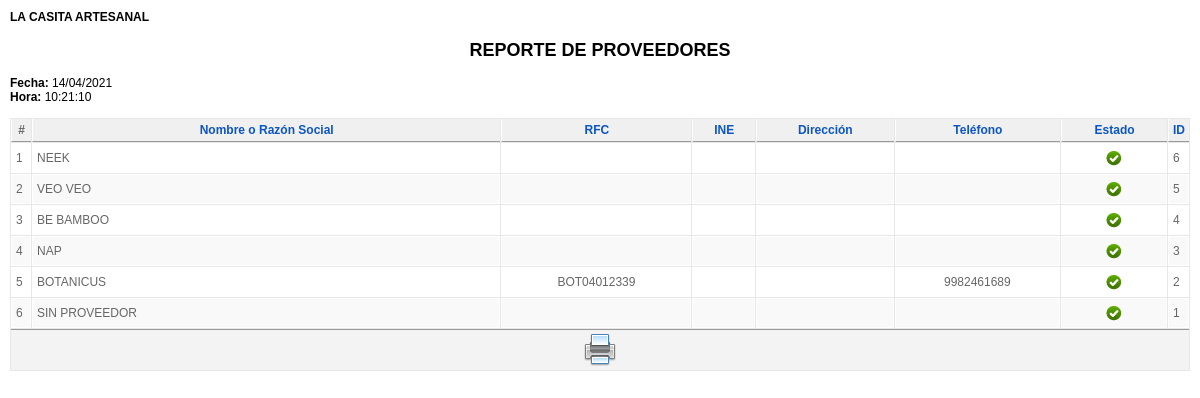
The page /proveedor/imprimir_proveedor.php (signed in) on the database its author committed.
### tables this page shows
CREATE TABLE `proveedor` (
  `IdProveedor` int(11) NOT NULL,
  `Nombre` varchar(100) NOT NULL,
  `Ruc` varchar(11) DEFAULT NULL,
  `Dni` varchar(8) DEFAULT NULL,
  `Direccion` varchar(100) DEFAULT NULL,
  `Telefono` varchar(10) DEFAULT NULL,
  `Celular` varchar(15) DEFAULT NULL,
  `Email` varchar(80) DEFAULT NULL,
  `Cuenta1` varchar(50) DEFAULT NULL,
  `Cuenta2` varchar(50) DEFAULT NULL,
  `Estado` varchar(30) NOT NULL,
  `Obsv` text
);

### clases/clsProveedor.php (called while the page is built, shortened)
<?php
include_once("clsConexion.php");
class clsProveedor{
 function consultarProveedorPorParametro($criterio,$busqueda,$limite){
   $con = new clsConexion;
   if($con->conectarse()==true){
     $query = "CALL SP_S_ProveedorPorParametro('$criterio','$busqueda','$limite')";
	 $result = @mysql_query($query);
	 if (!$result)
	   return false;
	 else
	   return $result;
   }
 }
}
?>

### clases/clsConexion.php (called while the page is built, shortened)
<?php
class clsConexion{
	 function conectarse() {
		   return true;
	 }
}
?>

### proveedor/imprimir_proveedor.php (the view, shortened to what this page needs)
<html>
<head>
<link href="../css/general.css" rel="stylesheet" type="text/css">
</head>
<body>
<?php
    if(isset($_SESSION["usuario"])){
?>
<?php
include_once("../clases/clsProveedor.php");
$criterio=$_GET["criterio"];
$busqueda=$_GET["busqueda"];
$objProveedor=new clsProveedor;
$result=$objProveedor->consultarProveedorPorParametro($criterio,$busqueda,'');
?>
<H4>LA CASITA ARTESANAL</H4>
<center><B><H2>REPORTE DE PROVEEDORES</H2></B></center>
<?php
echo "<b>Fecha: </b>".date('d/m/Y')."<br>";
echo "<b>Hora: </b>".date('H:i:s')."<br >";
?>
<table class="adminlist" cellspacing="1">
  <thead>
<tr>
	<th>#</th>
	<th><a href="#">Nombre o Razón Social</a></th>
	<th><a href="#">RFC</a></th>
	<th><a href="#">INE</a></th>
	<th><a href="#">Dirección</a></th>
	<th><a href="#">Teléfono</a></th>
	<th><a href="#">Estado</a></th>
	<th><a href="#">ID</a></th>
</tr>
</thead>
<tbody class="adminlist">
<?php
$c=0;
$i=0;
while($row=mysql_fetch_array($result)){
	$i=$i+1;
	if ($c==1){
	echo "<tr class='row1'>";
		$c=2;
	}else{
	    	echo "<tr class='row0'>";
		$c=1;
	}
	echo "<td width='10'>".$i."</td>";
	echo "<td width='40%'>".$row['Nombre']."</td>";
	echo "<td align='center'>".$row['Ruc']."</td>";
	echo "<td align='center'>".$row['Dni']."</td>";
	echo "<td align='center'>".$row['Direccion']."</td>";
	echo "<td align='center'>".$row['Telefono']."</td>";
	$estado=$row['Estado'];
	if($estado=="ACTIVO"){
	echo "<td align='center'><img src='../img/header/activo.png' title='Activo'></td>";
	}else{
	echo "<td align='center'><img src='../img/header/inactivo.png' title='Inactivo'></td>";
	}
	echo "<td width='1%'>".$row['IdProveedor']."</td>";
	echo "</tr>";
}
?>
</tbody>
		<tfoot>
			<tr>
				<td colspan="13">
                <a href="#" onClick="window.print();return false;"><img src="../img/header/printer.png" border="0" style="cursor:pointer" title="Imprimir"></a>
              </td>
			</tr>
		</tfoot>
</table>
<?php
    } else {
        header("Location:../index.php");
    }
?>
</body>
</html>

### css/general.css (style rules this page uses)
body { margin: 10px; padding: 0; background-image: url(../img/fondo.png); background-repeat: repeat; padding-bottom: 1px; font-size: 11px; }
body, td, th { font-family: Arial, Helvetica, sans-serif; font-size:12px; }
a:link { color: #0B55C4; text-decoration: none; }
table.adminlist { width: 100%; border-spacing: 1px; background-color: #e7e7e7; color: #666; font-size:12px; }
table.adminlist td, table.adminlist th { padding: 4px; }
table.adminlist thead th { text-align: center; background: #f0f0f0; color: #666; border-bottom: 1px solid #999; border-left: 1px solid #fff; }
table.adminlist tbody tr { background-color: #fff; text-align: left; }
table.adminlist tbody tr.row1 { background: #f9f9f9; border-top: 1px solid #fff; }
table.adminlist tbody tr td { height: 30px; background: #fff; border: 1px solid #fff; }
table.adminlist tbody tr.row1 td { background: #f9f9f9; border-top: 1px solid #FFF; }
table.adminlist tfoot tr { text-align: center; color: #333; }
table.adminlist tfoot td, table.adminlist tfoot th { background-color: #f3f3f3; border-top: 1px solid #999; text-align: center; }

### rows shown on the page
proveedor: Nombre "NEEK", IdProveedor "6"
proveedor: Nombre "VEO VEO", IdProveedor "5"
proveedor: Nombre "BE BAMBOO", IdProveedor "4"
proveedor: Nombre "NAP", IdProveedor "3"
proveedor: Nombre "BOTANICUS", Ruc "BOT04012339", Telefono "9982461689", IdProveedor "2"
proveedor: Nombre "SIN PROVEEDOR", IdProveedor "1"
